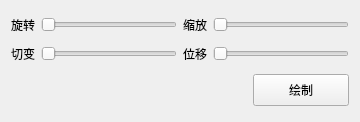
<?xml version="1.0" encoding="UTF-8"?>
<ui version="4.0">
 <class>ControlFrame</class>
 <widget class="QWidget" name="ControlFrame">
  <property name="geometry">
   <rect>
    <x>0</x>
    <y>0</y>
    <width>360</width>
    <height>122</height>
   </rect>
  </property>
  <property name="windowTitle">
   <string>Form</string>
  </property>
  <layout class="QGridLayout" name="gridLayout_2">
   <item row="0" column="0">
    <widget class="QLabel" name="label_1">
     <property name="text">
      <string>旋转</string>
     </property>
    </widget>
   </item>
   <item row="0" column="1">
    <widget class="QSlider" name="rotateSlider">
     <property name="maximum">
      <number>360</number>
     </property>
     <property name="orientation">
      <enum>Qt::Orientation::Horizontal</enum>
     </property>
    </widget>
   </item>
   <item row="0" column="2">
    <widget class="QLabel" name="label_4">
     <property name="text">
      <string>缩放</string>
     </property>
    </widget>
   </item>
   <item row="0" column="3">
    <widget class="QSlider" name="scaleSlider">
     <property name="maximum">
      <number>100</number>
     </property>
     <property name="singleStep">
      <number>1</number>
     </property>
     <property name="orientation">
      <enum>Qt::Orientation::Horizontal</enum>
     </property>
    </widget>
   </item>
   <item row="1" column="0">
    <widget class="QLabel" name="label_3">
     <property name="text">
      <string>切变</string>
     </property>
    </widget>
   </item>
   <item row="1" column="1">
    <widget class="QSlider" name="shearSlider">
     <property name="maximum">
      <number>20</number>
     </property>
     <property name="orientation">
      <enum>Qt::Orientation::Horizontal</enum>
     </property>
    </widget>
   </item>
   <item row="1" column="2">
    <widget class="QLabel" name="label_2">
     <property name="text">
      <string>位移</string>
     </property>
    </widget>
   </item>
   <item row="1" column="3">
    <widget class="QSlider" name="translateSlider">
     <property name="maximum">
      <number>100</number>
     </property>
     <property name="orientation">
      <enum>Qt::Orientation::Horizontal</enum>
     </property>
    </widget>
   </item>
   <item row="2" column="0" colspan="4">
    <layout class="QHBoxLayout" name="drawButtonLayout">
     <item>
      <spacer name="horizontalSpacer">
       <property name="orientation">
        <enum>Qt::Horizontal</enum>
       </property>
       <property name="sizeHint" stdset="0">
        <size>
         <width>40</width>
         <height>20</height>
        </size>
       </property>
      </spacer>
     </item>
     <item>
      <widget class="QPushButton" name="drawButton">
       <property name="minimumSize">
        <size>
         <width>96</width>
         <height>32</height>
        </size>
       </property>
       <property name="text">
        <string>绘制</string>
       </property>
       <property name="checkable">
        <bool>true</bool>
       </property>
      </widget>
     </item>
    </layout>
   </item>
  </layout>
 </widget>
 <tabstops>
  <tabstop>rotateSlider</tabstop>
  <tabstop>scaleSlider</tabstop>
  <tabstop>shearSlider</tabstop>
  <tabstop>translateSlider</tabstop>
  <tabstop>drawButton</tabstop>
 </tabstops>
 <resources/>
 <connections/>
</ui>
